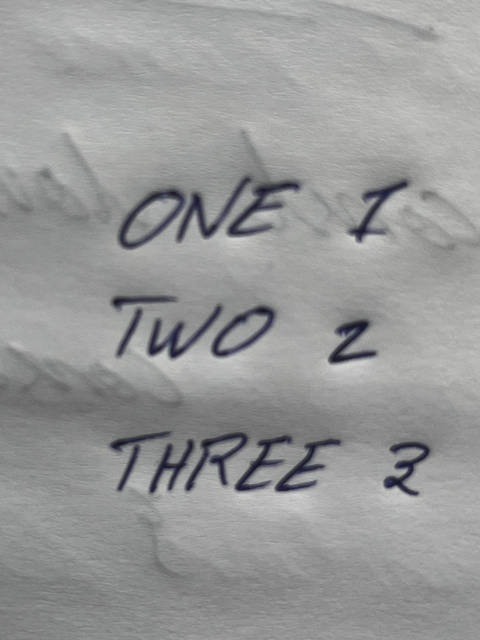
#> input picture img11.jpeg, 960 x 1280 px (shown at 1/2 size); its folder holds only this picture in this run
$ python preprocess_images.py . img11.jpeg
#> lines starting #> are read from the running program, lines starting #| are printed output that depends on the picture
"""
preprocess_images.py – Resize, normalize, and save preprocessed images.
Useful to speed up training by avoiding on‑the‑fly preprocessing.
"""

import os
import cv2
import numpy as np
from tqdm import tqdm

def preprocess_and_save(src_dir, dst_dir, target_height=64, target_width=800):
#> called with src_dir = '.', dst_dir = 'img11.jpeg', target_height = 64, target_width = 800
    os.makedirs(dst_dir, exist_ok=True)
    for fname in tqdm(os.listdir(src_dir)):
        if not fname.lower().endswith(('.png', '.jpg', '.jpeg')):
            continue
        img_path = os.path.join(src_dir, fname)
        img = cv2.imread(img_path, cv2.IMREAD_GRAYSCALE)
#> img: shape (1280, 960); min 18, max 218, mean 151.8
        if img is None:
            continue
        h, w = img.shape
#> h = 1280; w = 960
        new_w = int(w * target_height / h)
#> new_w = 48
        resized = cv2.resize(img, (new_w, target_height))
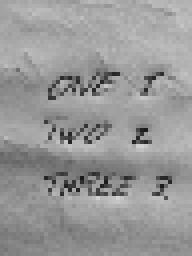
#> resized: shape (64, 48) (shown 4 times larger); min 25, max 209, mean 151.9
        if new_w >= target_width:
            processed = resized[:, :target_width]
        else:
            pad_width = target_width - new_w
#> pad_width = 752
            processed = np.pad(resized, ((0,0), (0, pad_width)), mode='constant', constant_values=255)
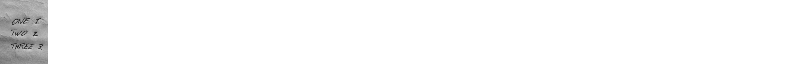
#> processed: shape (64, 800); min 25, max 255, mean 248.8
        # Normalize to [0,1] and save as float32 numpy array (or as image)
        norm = processed.astype('float32') / 255.0
        np.save(os.path.join(dst_dir, fname.replace('.png', '.npy').replace('.jpg', '.npy')), norm)
    print(f"Preprocessed images saved to {dst_dir}")

if __name__ == "__main__":
    import sys
    if len(sys.argv) != 3:
        print("Usage: python preprocess_images.py <input_folder> <output_folder>")
        sys.exit(1)
    preprocess_and_save(sys.argv[1], sys.argv[2])
